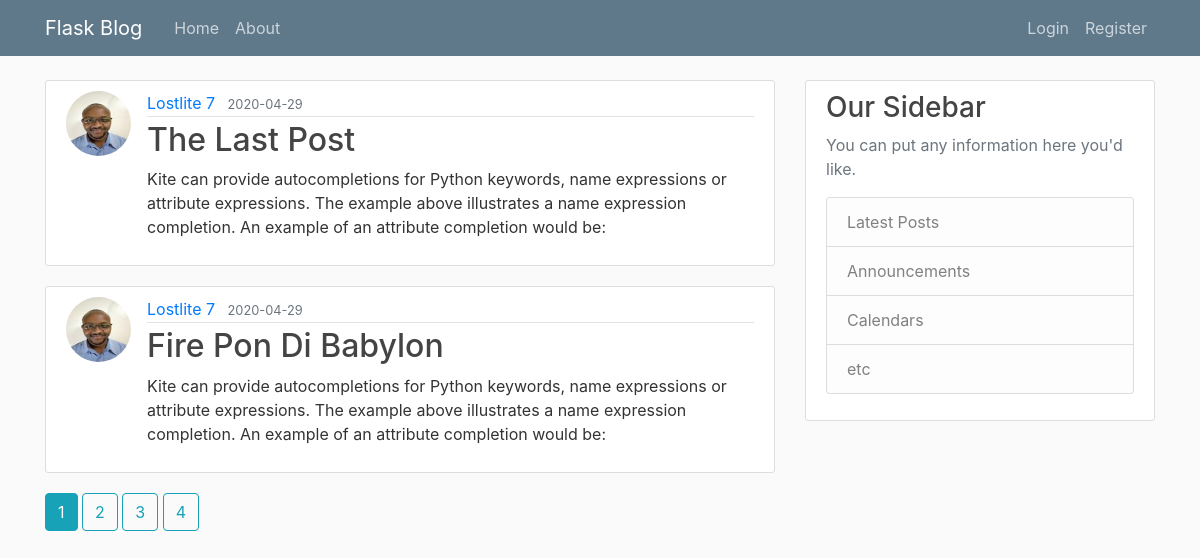
The page / on the database its author committed.
### flaskblog/models.py (models this page shows, shortened)
class Post(db.Model):
    id = db.Column(db.Integer, primary_key=True)
    title = db.Column(db.String(120), nullable=False)
    date_posted = db.Column(db.DateTime, nullable=False, default=datetime.utcnow)
    content = db.Column(db.Text, nullable=False)
    user_id = db.Column(db.Integer, db.ForeignKey('user.id'), nullable=False)

class User(db.Model, UserMixin):
    id = db.Column(db.Integer, primary_key=True)
    username = db.Column(db.String(20), unique=True, nullable=False)
    email = db.Column(db.String(120), unique=True, nullable=False)
    image_file = db.Column(db.String(20), nullable=False, default='default.jpg')
    password = db.Column(db.String(60), nullable=False)
    post = db.relationship('Post', backref='author', lazy=True)

### flaskblog/routes.py (the view)
@app.route("/")
def home():
    page = request.args.get('page', 1, type=int)
    posts = Post.query.order_by(Post.date_posted.desc()).paginate(page=page, per_page=2)
    return render_template('home.html', posts=posts)

### flaskblog/templates/home.html
{% extends "layout.html" %}
{% block content %}
    {% for post in posts.items %}
        <article class="media content-section">
            <img class="rounded-circle article-img" src="{{ url_for('static',filename='profile_pics/'+ post.author.image_file) }}" alt="">
            <div class="media-body">
                <div class="article-metadata">
                    <a class="mr-2" href="#">{{ post.author.username }}</a>
                    <small class="text-muted">{{ post.date_posted.strftime('%Y-%m-%d') }}</small>
                </div>
                <h2><a class="article-title" href="{{ url_for('post', post_id=post.id) }}">{{ post.title }}</a></h2>
                <p class="article-content">{{ post.content }}</p>
            </div>
        </article>
    {% endfor %}
    {% for page_num in posts.iter_pages() %}
        {% if page_num %}
            {% if posts.page == page_num %}
                <a class="btn btn-info mb-4" href="{{ url_for('home', page=page_num,) }}">{{ page_num }}</a>
            {% else %}
                <a class="btn btn-outline-info mb-4" href="{{ url_for('home', page=page_num,) }}">{{ page_num }}</a>
            {% endif %}
        {% else %}
            ...
        {% endif %}
    {% endfor %}
{% endblock content %}

### flaskblog/templates/layout.html (shortened to what this page needs)
<!DOCTYPE html>
<html lang="en">
<head>
    <link rel="stylesheet" href="https://stackpath.bootstrapcdn.com/bootstrap/4.4.1/css/bootstrap.min.css">
    <link rel="stylesheet" type="text/css" href="{{ url_for('static', filename='main.css') }}" />
</head>
<body>
    <header class="site-header">
        <nav class="navbar navbar-expand-md navbar-dark bg-steel fixed-top">
          <div class="container">
            <a class="navbar-brand mr-4" href="{{ url_for('home') }}">Flask Blog</a>
            <div class="collapse navbar-collapse" id="navbarToggle">
              <div class="navbar-nav mr-auto">
                <a class="nav-item nav-link" href="{{ url_for('home') }}">Home</a>
                <a class="nav-item nav-link" href="{{ url_for('about') }}">About</a>
              </div>
              <div class="navbar-nav">
                {% if current_user.is_authenticated %}
                  <a class="nav-item nav-link" href="{{ url_for('new_post') }}">New Post</a>
                  <a class="nav-item nav-link" href="{{ url_for('account') }}">My Account</a>
                  <a class="nav-item nav-link" href="{{ url_for('logout') }}">Logout</a>
                {% else %}
                  <a class="nav-item nav-link" href="{{ url_for('login') }}">Login</a>
                  <a class="nav-item nav-link" href="{{ url_for('register') }}">Register</a>
                {% endif %}
              </div>
            </div>
          </div>
        </nav>
    </header>
    <main role="main" class="container">
        <div class="row">
            <div class="col-md-8">
                {% block content %}{% endblock %}
            </div>
            <div class="col-md-4">
                <div class="content-section">
                    <h3>Our Sidebar</h3>
                    <p class='text-muted'>You can put any information here you'd like.
                        <ul class="list-group">
                            <li class="list-group-item list-group-item-light">Latest Posts</li>
                            <li class="list-group-item list-group-item-light">Announcements</li>
                            <li class="list-group-item list-group-item-light">Calendars</li>
                            <li class="list-group-item list-group-item-light">etc</li>
                        </ul>
                    </p>
                </div>
            </div>
        </div>
    </main>
</body>
</html>

### flaskblog/static/main.css (style rules this page uses)
body { background: #fafafa; color: #333333; margin-top: 5rem; }
h1, h2, h3, h4, h5, h6 { color: #444444; }
.bg-steel { background-color: #5f788a; }
.site-header .navbar-nav .nav-link { color: #cbd5db; }
.content-section { background: #ffffff; padding: 10px 20px; border: 1px solid #dddddd; border-radius: 3px; margin-bottom: 20px; }
.article-title { color: #444444; }
.article-content { white-space: pre-line; }
.article-img { height: 65px; width: 65px; margin-right: 16px; }
.article-metadata { padding-bottom: 1px; margin-bottom: 4px; border-bottom: 1px solid #e3e3e3 }

### rows shown on the page
Post: image_file (picture), author.username "Lostlite 7", date_posted "2020-04-29", title "The Last Post", content "Kite can provide autocompletions for Python keywords, name expressions or attribute expressions. The example above illustrates a name expression completion. An example of an attribute completion would be:"
Post: image_file (picture), author.username "Lostlite 7", date_posted "2020-04-29", title "Fire Pon Di Babylon", content "Kite can provide autocompletions for Python keywords, name expressions or attribute expressions. The example above illustrates a name expression completion. An example of an attribute completion would be:"

### other values the page prints
{{ page_num }} "1"
{{ page_num }} "2" "3" "4"
